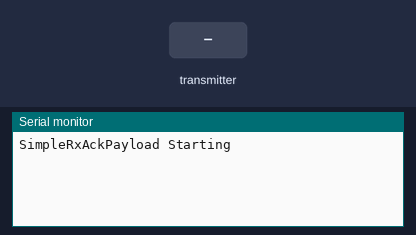
The sketch below on a simulated Arduino Nano, built with avr-gcc and run on an emulated ATmega328P. Shown: the last lines printed to the serial monitor. Inputs (shaded band) come from the test bench. No radio packets arrive unless stated.

Above: at 1.2 s.
1.3 s: the transmitter starts sending dataReceived.0 = 0
At 1.9 s:
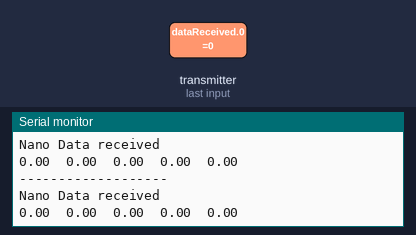
2.8 s: the transmitter starts sending dataReceived.1 = 0
5.8 s: the transmitter starts sending dataReceived.2 = 0
8.8 s: the transmitter starts sending dataReceived.3 = 0
11.8 s: the transmitter starts sending dataReceived.4 = 0
14.8 s: the transmitter starts sending dataReceived.0 = 25
At 15.9 s:
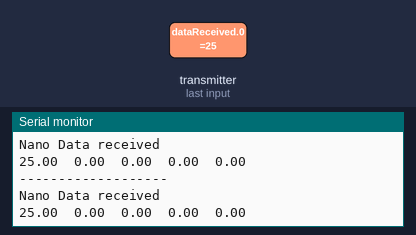

Measured:
- after the input at 1.3 s, the serial monitor: prints a new line at once (image 1)
- after the input at 14.8 s, the serial monitor: prints a new line at once (image 2)

The sketch:

Nano_Recieve_Robotic_Arm.ino
```cpp
// Slave 0

#include <SPI.h> //Call SPI library so you can communicate with the nRF24L01+
#include <nRF24L01.h> //nRF2401 libarary found at https://github.com/tmrh20/RF24/
#include <RF24.h>

#define CE_PIN   7
#define CSN_PIN 8

const byte thisSlaveAddress[5] = {'R', 'x', 'A', 'A', 'A'};

RF24 radio(CE_PIN, CSN_PIN);

float dataReceived[100]; // this must match dataToSend in the TX
int ackData[2] = {109, -4000}; // the two values to be sent to the master
bool newData = false;

//==============

void setup() {

  Serial.begin(115200);

  Serial.println("SimpleRxAckPayload Starting");
  radio.begin();
  radio.setDataRate( RF24_250KBPS );
  radio.openReadingPipe(1, thisSlaveAddress);
  radio.enableAckPayload();
  radio.startListening();
  radio.writeAckPayload(1, &ackData, sizeof(ackData)); // pre-load data
  radio.setPALevel(RF24_PA_MIN);

}

//==========

void loop() {
  getData();
  showData();
}

//============

void getData()
{
  if ( radio.available() )
  {
    radio.read( &dataReceived, sizeof(dataReceived) );
    //updateReplyData();
    newData = true;
  }
}

//================

void showData() {
  if (newData == true)
  {
    Serial.println("-------------------");
    Serial.println("Nano Data received ");
    //Serial.print(dataReceived[0]);
    for (int i = 0; i < 5; i++)
    {
      Serial.print(dataReceived[i]);
      Serial.print("\t");
    }
    Serial.println();
    //Serial.print("\nackPayload sent ");
    //Serial.print(ackData[0]);
    //Serial.print(", ");
    //Serial.println(ackData[1]);
    newData = false;
  }
  else
  {
    //Serial.println("Waiting for data.....");
  }
}

//================

void updateReplyData()
{
  ackData[0] -= 1;
  ackData[1] -= 1;
  if (ackData[0] < 100)
  {
    ackData[0] = 109;
  }
  if (ackData[1] < -4009)
  {
    ackData[1] = -4000;
  }
  radio.writeAckPayload(1, &ackData, sizeof(ackData)); // load the payload for the next time
}
```
